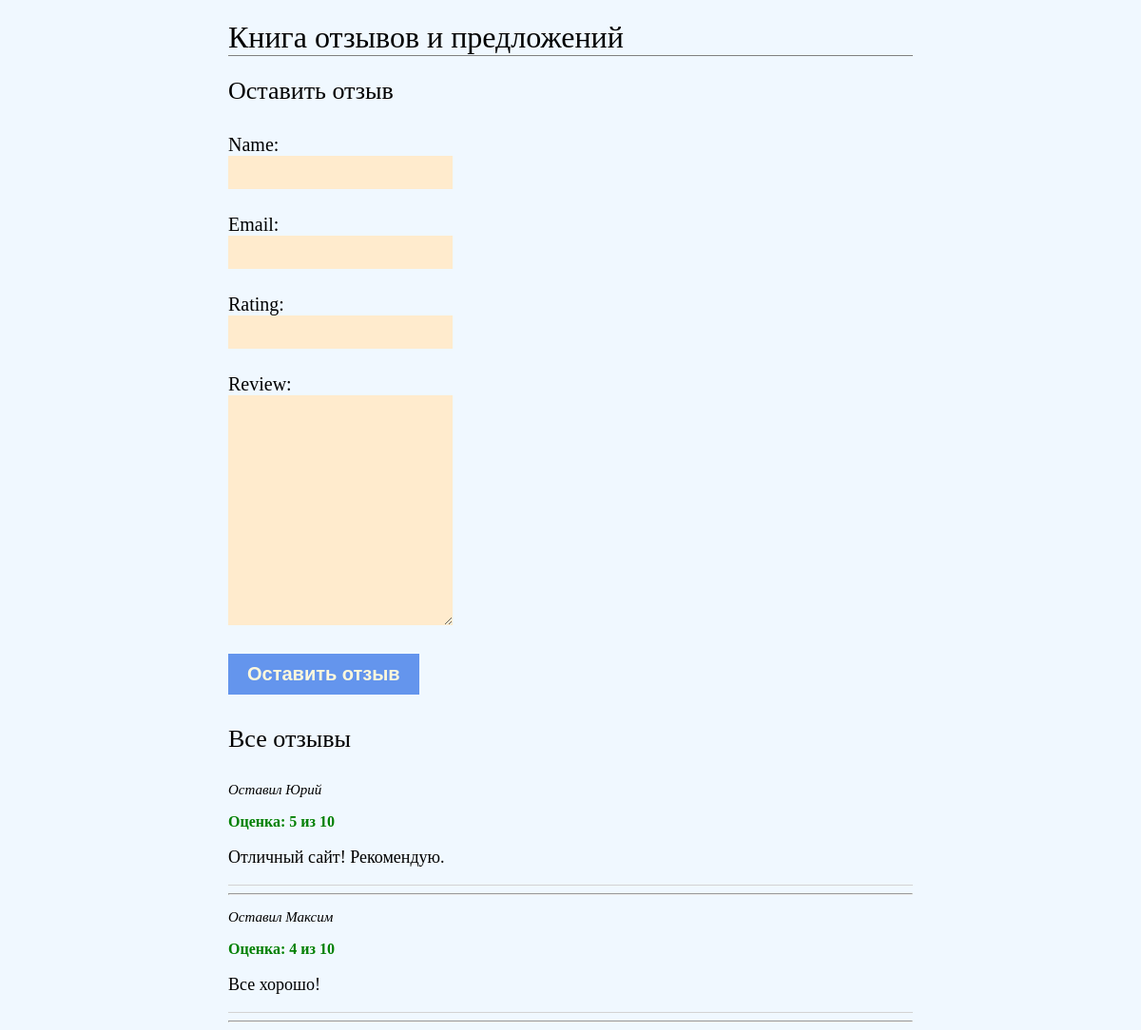
Before: / with the older database file.
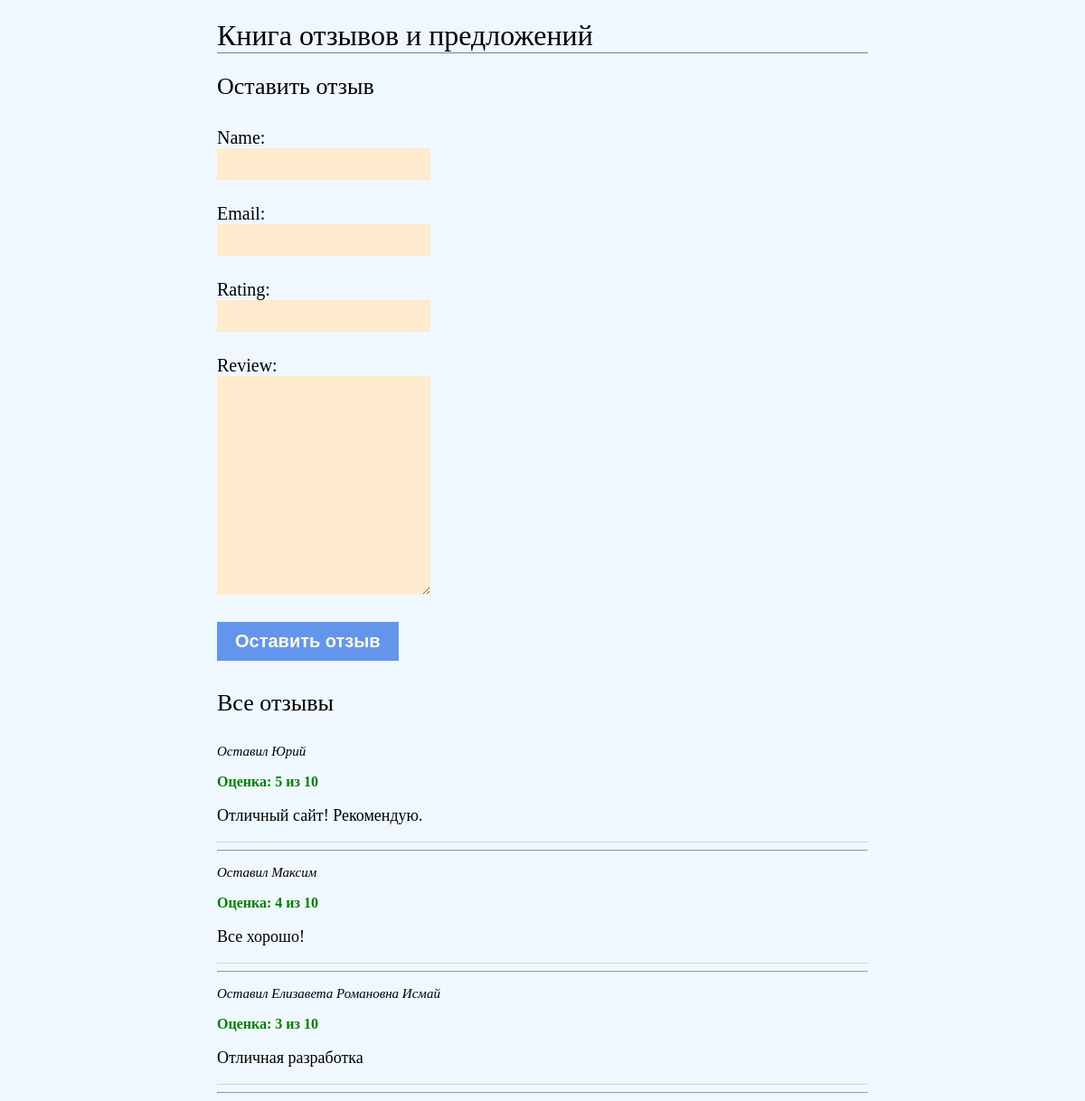
After: the same page with the newer database file.
### reviews/models.py (models this page shows, shortened)
class Review(models.Model):
    name = models.CharField(max_length=25)
    email = models.EmailField()
    rating = models.IntegerField(validators=[MinValueValidator(1), MaxValueValidator(10)])
    review = models.TextField()

### reviews/views.py (the view, shortened to what this page needs)
# urls.py: path('', ReviewsView.as_view(), name='reviews')
class ReviewsView(View):
    def get(self, request):
        form = ReviewForm()
        reviews = Review.objects.all()
        return render(request, 'reviews.html', {'form': form, 'reviews': reviews})

### reviews/forms.py
class ReviewForm(forms.ModelForm):
    class Meta:
        model = Review
        fields = ['name', 'email', 'rating', 'review']
        widgets = { 'rating': forms.NumberInput(attrs={'min': 1, 'max': 10}) }

### reviews/templates/reviews.html (shortened to what this page needs)
<!DOCTYPE html>
<html lang="en">
<head>
</head>
<body>
{% extends 'base.html' %}
{% block content %}
    <h1>Книга отзывов и предложений</h1>
    <div class="review-form">
        <h2>Оставить отзыв</h2>
        <form method="POST">
            {{ form.as_p }}
            <p><input type="submit" value="Оставить отзыв"></p>
        </form>
    </div>
    <div class="reviews">
        <h2>Все отзывы</h2>
        {% for review in reviews %}
        <div class="review">
             <p class="user">Оставил {{ review.name }}</p>
             <p class="rating">Оценка: {{ review.rating }} из 10</p>
             <p class="review-text">{{ review.review }}</p>
        </div>
        <hr> {% endfor %}
    </div>
{% endblock %}

### reviews/templates/base.html (shortened to what this page needs)
{% load static %}
<!DOCTYPE html>
<html lang="en">
<head>
    <link rel="stylesheet" href="{% static 'css/style1.css' %}">
</head>
<body>
{% block content %}
{% endblock %}
</body>
</html>

### reviews/static/css/style1.css (style rules this page uses)
body { margin-left: 20%; margin-right: 20%; background-color: aliceblue; }
h1 { font-weight: normal; border-bottom: 1px solid grey; }
h2 { font-weight: normal; margin-bottom: 30px; font-size: 26px; }
input, textarea { margin-bottom: 10px; background: blanchedalmond; border: 0; padding: 6px 10px; font-size: 20px; width: 30%; }
input[type=submit] { font-weight: bold; background-color: cornflowerblue; color: cornsilk; padding: 10px 20px; font-size: 20px; width: auto; }
label { display: block; font-size: 20px; }
.review { border-bottom: 0.5px solid lightgrey; }
.review-text { font-size: large; }
.user { font-size: 15px; font-style: italic; }
.rating { color: green; font-weight: bolder; }

Changed rows visible on the page:
added Review: name "Елизавета Романовна Исмай", rating "3", review "Отличная разработка"
